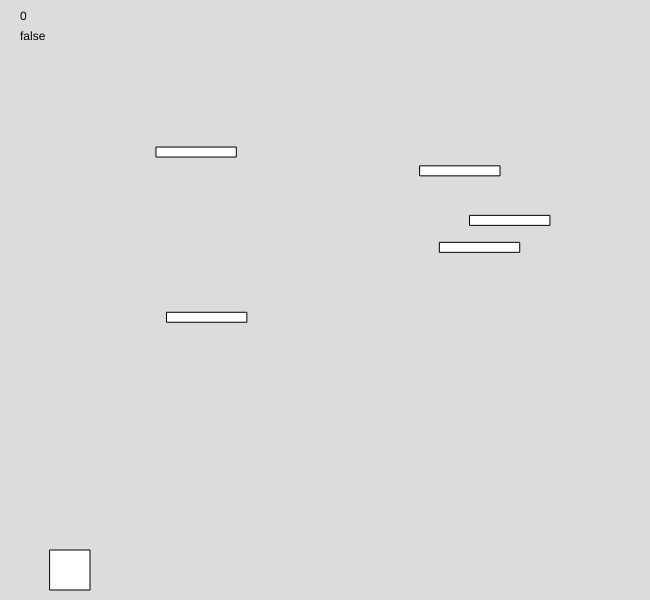
Frame 1 (no input)
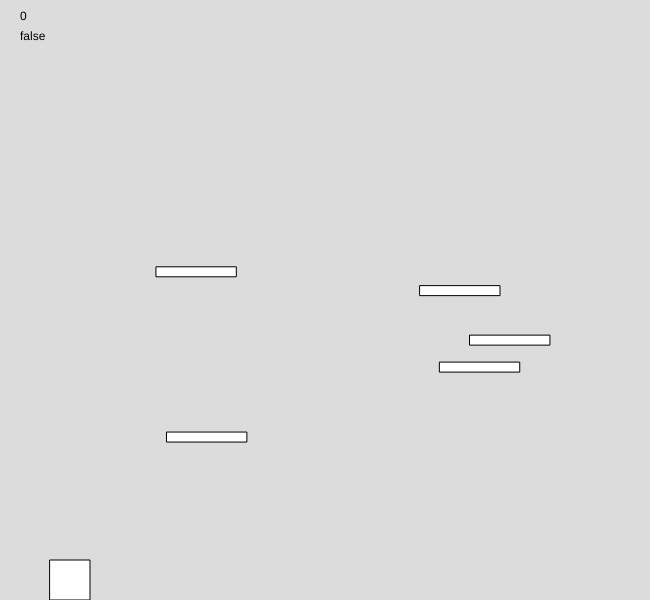
Frame 60 (no input)
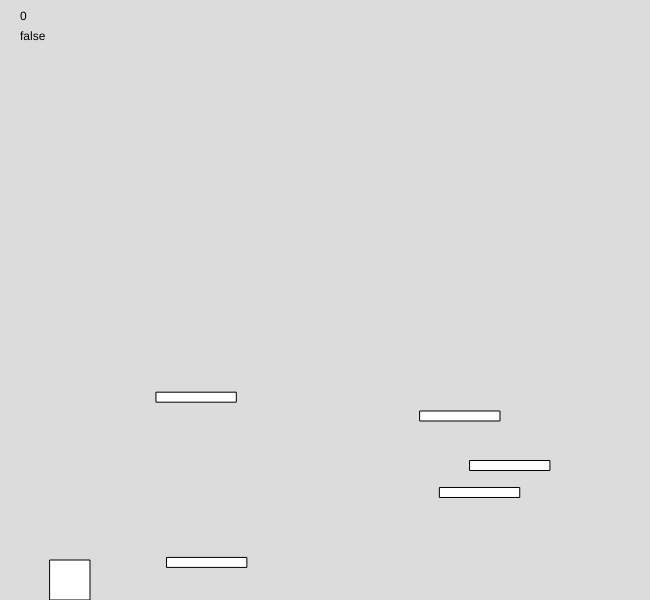
Frame 120 (the mouse pressed at the canvas centre since frame 60)

The p5.js sketch that drew these frames (run headless with seeded random() and noise() and a simulated clock; from frame 60 on, the mouse is pressed at the canvas centre):

// p5.js sketch
// ── sketch.js
const screenWidth = 650;
const screenHeight = 600;

const gravity = 9.81;

let aIsDown = false;
let dIsDown = false;

let scroll = 0;

new p5();

class box {
  constructor(x, y, mass, width, height, bounce){
    this.x = x;
    this.y = y;
    this.mass = mass;
    this.height = height;
    this.width = width;
    this.Xdrag = this.height/500;
    this.Ydrag = this.width/500;
    this.Xvelo = 0;
    this.Yvelo = 0;
    this.bounce = bounce;
    this.onGround = false;
  }
   

  velocity() {
    this.x+=this.Xvelo;
    this.y+=this.Yvelo;
  }
  appXForce(Xforce){
    this.Xvelo += Xforce;
    this.x+=this.Xvelo;
  }
  appYForce(Yforce){
    this.Yvelo += Yforce;
    this.y+=this.Yvelo;
  }
  appXDrag(d1){
    if(this.Xvelo>d1){
      this.Xvelo -= d1;
    }
    
    else if(this.Xvelo>0){
      this.Xvelo -= 0.05;
    }
    
    if(this.Xvelo<-d1){
      this.Xvelo += d1;
    }
    
    else if(this.Xvelo<0){
      this.Xvelo += 0.05;
    }
    if(abs(this.Xvelo)<0.25){
      this.Xvelo = 0;
    }
  }
  appXDragGround(d2){
     if(this.y+this.height>=screenHeight-4){
    if(this.Xvelo>d2){
      this.Xvelo -= d2;
    }
    
    else if(this.Xvelo>0){
      this.Xvelo -= 0.05;
    }
    
    if(this.Xvelo<-d2){
      this.Xvelo += d2;
    }
    
    else if(this.Xvelo<0){
      this.Xvelo += 0.05;
    }
    if(abs(this.Xvelo)<0.25){
      this.Xvelo = 0;
    }
     }
  }
  appYDrag(d3){
    if(this.Yvelo>d3){
      this.Yvelo -= d3;
    }
    
    else if(this.Yvelo>0){
      this.Yvelo -= 0.05;
    }
    
    if(this.Yvelo<-d3){
      this.Yvelo += d3;
    }
    
    else if(this.Yvelo<0){
      this.Yvelo += 0.05;
    }
    if(abs(this.Yvelo)<0.25){
      this.Yvelo = 0;
    }
  }
  appGrav(grav){
    if(this.y<screenHeight-this.height)this.Yvelo-=grav;
  }
  ground(bounce){
    if(this.y+this.height>=screenHeight-1){
      this.Yvelo = 0;
    }
    if(this.y+this.height>=screenHeight+1){
      this.Yvelo -= 1;
    }
    
    if(this.x<0){ 
      this.Xvelo *= (-0.4+(this.bounce/8));
    }
    if(this.x<=-1){
      this.Xvelo += 1;
    }
    
    if(this.x+this.width+3>screenWidth){
      this.Xvelo *= (-0.4+(this.bounce/8));
    }
    if(this.x+this.width+3>=screenWidth+1){
      this.Xvelo -= 1;
    }
    
  }
  drawThis(){
      rect(this.x, this.y, this.width, this.height);
  }
  moveBox(mouseX, mouseY){

  if(keyIsPressed&&keyCode === 32&&this.onGround===true){
      this.appYForce(-25);
    }
      if(aIsDown === true &&this.Xvelo>-10){
        this.appXForce(-1);
      }
      if(dIsDown === true &&this.Xvelo<10){
        this.appXForce(1);
      }
    
  if(this.y+this.height>=screenHeight-1){
    this.onGround = true;
  }
  else {
    this.onGround = false;
  }
  
  }

  terminalVelo(){
    if(this.Xvelo>1){
      this.appXForce(-2);
    }
    if(this.Xvelo<-1){
      this.appXForce(2);
    }
  }

  simulate(){
  this.velocity();
  this.appXDrag(this.height/600);
  this.appXDragGround(this.width/200);
  this.appYDrag(this.width/200);
  this.appGrav(this.mass/-5);
  this.moveBox(mouseX, mouseY);
  this.drawThis();
  this.ground(this.bounce/2);
  }

}

let box1 = new box(50, 550, 5, 40, 40, 0.4);

class platform {
  constructor(x, y, width, height, breakable){
    this.x = x;
    this.y = y;
    this.width = width;
    this.height = height;
    this.breakable = breakable;
    this.carrying = false;
    this.carryTime = 0;
    this.broken = false;
  }

  simulate(){
    this.y += scroll;
    if(this.y>screenHeight){
      this.x = random(20, screenWidth-70);
      this.y = -15;
    }
    this.y+=2;
    this.show();
    this.hitbox();
    this.breaking();
  }

  show(){
    rect(this.x, this.y, this.width, this.height);
  }

  hitbox(){
    if(box1.x+box1.width>this.x&&box1.x<this.x+this.width&&box1.y+box1.height>=this.y&&box1.y<this.y+this.height&&this.broken === false){
      box1.appYForce(-1);
      box1.Yvelo = 0;
      box1.onGround = true;
      this.carrying = true;

      if(box1.y+box1.height>this.y&&box1.y<this.y+this.height){
        box1.y = this.y-box1.height;
      }

    }

    else{
      this.carrying = false;
    }
  }

  breaking(){
    if(this.breakable === true && this.carrying === true){
      this.carryTime++;
      if(this.carryTime>500){
        this.broken = true;
      }
    }
    else{
      this.carryTime--;
    }

  
  
  }
  
    


  }

let platform1 = new platform(random(20, screenWidth-70), random(50, screenHeight)+scroll, 80, 10, false);
let platform2 = new platform(random(20, screenWidth-70), random(50, screenHeight)+scroll, 80, 10, false);
let platform3 = new platform(random(20, screenWidth-70), random(50, screenHeight)+scroll, 80, 10, false);
let platform4 = new platform(random(20, screenWidth-70), random(50, screenHeight)+scroll, 80, 10, false);
let platform5 = new platform(random(20, screenWidth-70), random(50, screenHeight)+scroll, 80, 10, false);


function setup() {
  createCanvas(screenWidth, screenHeight);
  frameRate(500);
}
function draw() {
  background(220);
  
  box1.simulate();
  platform1.simulate();
  platform2.simulate();
  platform3.simulate();
  platform4.simulate();
  platform5.simulate();

  scroll+=0.001;

text(keyCode, 20, 20);
text(aIsDown, 20, 40);


}

function keyPressed(){
     
    if (keyCode == 65){
        aIsDown = true
      }

    if (keyCode == 68){
        dIsDown = true
      }
}
function keyReleased(){
    
    if (keyCode == 65){
        aIsDown = false
      }
    if (keyCode == 68){
        dIsDown = false
      }
    }
